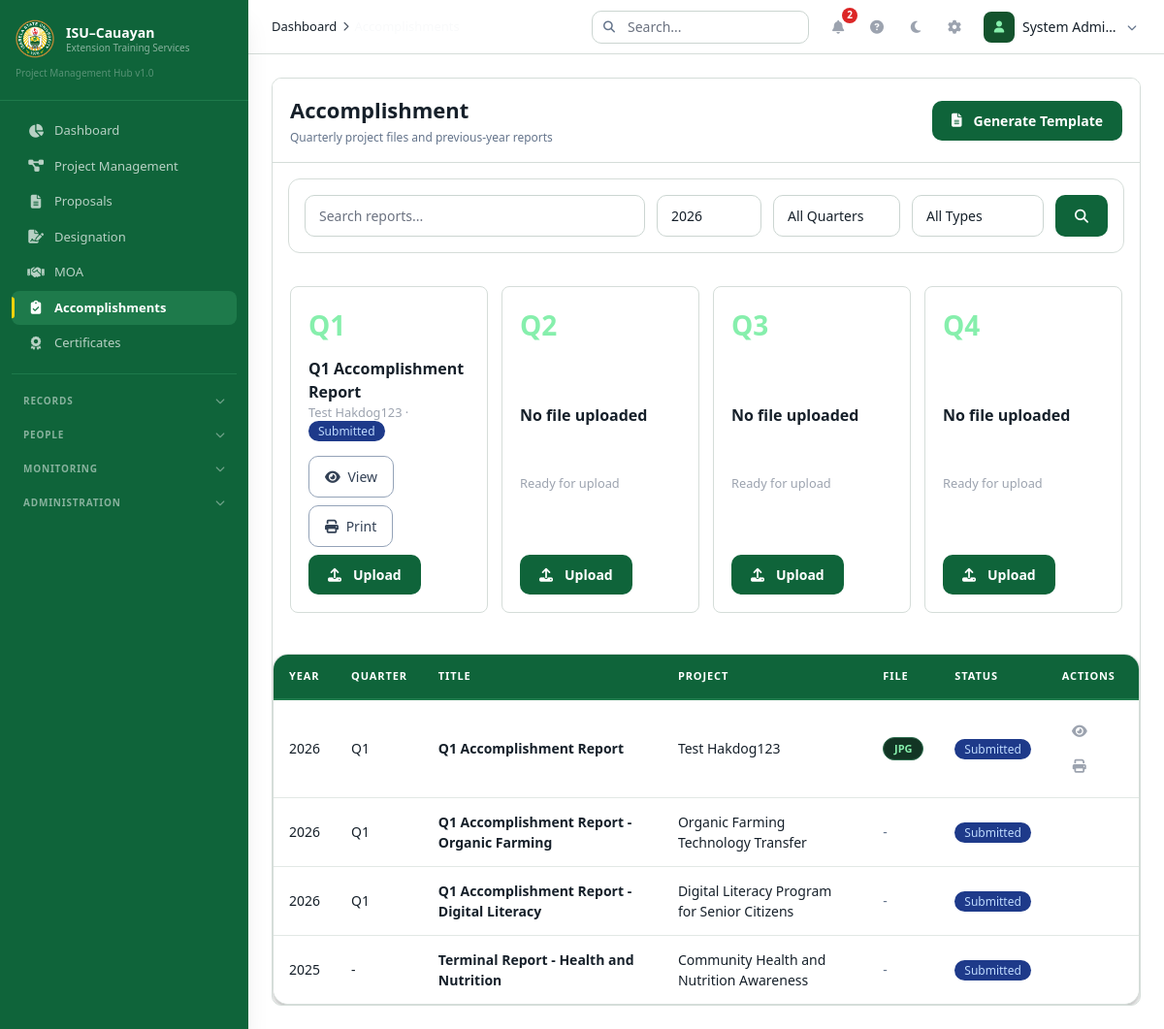
The app's page /index.php?module=reports (signed in) with its own data.
### tables this page shows
CREATE TABLE `accomplishment_reports` (
  `id` int(11) NOT NULL,
  `report_number` varchar(30) NOT NULL,
  `report_type` enum('quarterly','semi_annual','annual','terminal') NOT NULL,
  `period_quarter` enum('Q1','Q2','Q3','Q4') DEFAULT NULL,
  `period_year` year(4) DEFAULT NULL,
  `project_id` int(11) NOT NULL,
  `title` varchar(255) NOT NULL,
  `summary` text DEFAULT NULL,
  `submitted_by` int(11) NOT NULL,
  `date_submitted` date DEFAULT NULL,
  `status` enum('draft','submitted','under_review','approved','returned') NOT NULL DEFAULT 'draft',
  `reviewed_by` int(11) DEFAULT NULL,
  `reviewed_at` datetime DEFAULT NULL,
  `remarks` text DEFAULT NULL,
  `attachment` varchar(255) DEFAULT NULL,
  `created_at` datetime NOT NULL DEFAULT current_timestamp(),
  `updated_at` datetime NOT NULL DEFAULT current_timestamp() ON UPDATE current_timestamp()
);

CREATE TABLE `projects` (
  `id` int(11) NOT NULL,
  `project_code` varchar(30) NOT NULL,
  `program_id` int(11) DEFAULT NULL,
  `title` varchar(255) NOT NULL,
  `description` text DEFAULT NULL,
  `start_date` date DEFAULT NULL,
  `end_date` date DEFAULT NULL,
  `budget` decimal(15,2) NOT NULL DEFAULT 0.00,
  `funding_source_id` int(11) DEFAULT NULL,
  `partner_agency_id` int(11) DEFAULT NULL,
  `beneficiary_group_id` int(11) DEFAULT NULL,
  `location` varchar(255) DEFAULT NULL,
  `objectives` text DEFAULT NULL,
  `expected_outputs` text DEFAULT NULL,
  `status` enum('draft','pending','approved','ongoing','completed','cancelled','archived') NOT NULL DEFAULT 'draft',
  `completion_percentage` int(3) NOT NULL DEFAULT 0,
  `created_by` int(11) NOT NULL,
  `created_at` datetime NOT NULL DEFAULT current_timestamp(),
  `updated_at` datetime NOT NULL DEFAULT current_timestamp() ON UPDATE current_timestamp(),
  `deleted_at` datetime DEFAULT NULL
);

### controllers/Controllers.php (called while the page is built, shortened)
<?php
require_once __DIR__ . '/../config/helpers.php';
require_once __DIR__ . '/../includes/Permissions.php';
require_once __DIR__ . '/../includes/AssignmentVisibility.php';
class ReportController {
    public function index() {
        $page = max(1, intval($_GET['page'] ?? 1));
        $limit = ITEMS_PER_PAGE;
        $offset = ($page - 1) * $limit;
        $result = AssignmentVisibility::getVisibleReports($_GET['search'] ?? '', $_GET['type'] ?? '', $_GET['year'] ?? '', $_GET['quarter'] ?? '', $limit, $offset);
        $reports = $result['data'];
        require_once __DIR__ . '/../layouts/header.php';
        require_once __DIR__ . '/../views/reports/index.php';
        require_once __DIR__ . '/../layouts/footer.php';
    }
}

### includes/AssignmentVisibility.php (called while the page is built, shortened)
<?php
class AssignmentVisibility {
    private static function isFaculty() { return ($_SESSION['role'] ?? '') === 'faculty'; }
    public static function getVisibleReports($search = '', $type = '', $year = '', $quarter = '', $limit = 50, $offset = 0) {
        $facultyId = self::isFaculty() ? self::getFacultyId() : null;
        $where = " WHERE 1=1";
        $params = [];
        $countSql = "SELECT COUNT(*) as count FROM accomplishment_reports ar{$where}";
        $stmt = db()->prepare($countSql);
        $stmt->execute($params);
        $total = (int)$stmt->fetch()['count'];
        $sql = "SELECT ar.*, p.title as project_title, CONCAT(fp.first_name, ' ', fp.last_name) as submitter_name FROM accomplishment_reports ar JOIN projects p ON ar.project_id = p.id LEFT JOIN faculty_profiles fp ON ar.submitted_by = fp.user_id{$where} ORDER BY ar.period_year DESC, FIELD(ar.period_quarter, 'Q4','Q3','Q2','Q1'), ar.created_at DESC LIMIT ? OFFSET ?";
        $params[] = $limit; $params[] = $offset;
        $stmt = db()->prepare($sql);
        $stmt->execute($params);
        return ['data' => $stmt->fetchAll(), 'total' => $total];
    }
}

### config/Database.php (called while the page is built, shortened)
<?php
class Database {
    private static $instance = null;
    private $conn;
    private function __construct() {
        try {
            $dsn = "mysql:host=" . DB_HOST . ";dbname=" . DB_NAME . ";charset=" . DB_CHARSET;
            $this->conn = new PDO($dsn, DB_USER, DB_PASS, [
                PDO::ATTR_ERRMODE => PDO::ERRMODE_EXCEPTION,
                PDO::ATTR_DEFAULT_FETCH_MODE => PDO::FETCH_ASSOC,
                PDO::ATTR_EMULATE_PREPARES => false,
            ]);
        } catch (PDOException $e) {
            die("Database connection failed: " . $e->getMessage());
        }
    }
    public static function getInstance() {
        if (self::$instance === null) self::$instance = new self();
        return self::$instance;
    }
    public function getConnection() { return $this->conn; }
}

### includes/Permissions.php (called while the page is built, shortened)
<?php
class Permissions {
    public static function getRole() { return $_SESSION['role'] ?? ''; }
    public static function isAdmin() { return self::getRole() === 'admin'; }
}

### views/reports/index.php (the view, shortened to what this page needs)
<?php
$canUploadReport = Permissions::isAdmin();
$reportsByQuarter = [];
foreach ($reports as $report) {
    $reportsByQuarter[$report['period_quarter'] ?: 'Q1'][] = $report;
}
$selectedYear = $_GET['year'] ?? date('Y');
$reportYears = range((int)date('Y'), 2021);
?>
<div class="sketch-board">
    <div class="sketch-head">
        <div><h1>Accomplishment</h1><p>Quarterly project files and previous-year reports</p></div>
        <button onclick="openReportTemplate()" class="btn-primary"><i class="fas fa-file-lines mr-1"></i> Generate Template</button>
    </div>
    <form method="GET" class="filter-bar m-4 flex flex-col md:flex-row gap-3">
        <div class="flex-1 min-w-0"><input type="search" name="search" value="<?= e($_GET['search'] ?? '') ?>" placeholder="Search reports..." class="filter-input"></div>
        <select name="year" class="filter-select" aria-label="Year">
            <?php foreach($reportYears as $year): ?><option value="<?= $year ?>" <?= (string)$selectedYear === (string)$year ? 'selected' : '' ?>><?= $year ?></option><?php endforeach; ?>
        </select>
        <select name="quarter" class="filter-select" aria-label="Quarter">
            <option value="">All Quarters</option>
        </select>
        <select name="type" class="filter-select" aria-label="Report type">
            <option value="">All Types</option>
        </select>
        <button type="submit" class="btn-primary"><i class="fas fa-search"></i></button>
    </form>
    <div class="quarter-grid">
        <?php foreach(['Q1','Q2','Q3','Q4'] as $quarter): $latest = $reportsByQuarter[$quarter][0] ?? null; ?>
            <section class="quarter-card">
                <h2><?= $quarter ?></h2>
                <?php if($latest): ?>
                    <p><?= e($latest['title']) ?></p>
                    <small><?= e($latest['project_title'] ?? '-') ?> · <?= getStatusBadge($latest['status']) ?></small>
                <?php else: ?>
                    <p>No file uploaded</p>
                    <small>Ready for upload</small>
                <?php endif; ?>
                <div class="quarter-actions">
                    <?php if($latest && !empty($latest['attachment'])): ?><button onclick="previewReport(<?= (int)$latest['id'] ?>, <?= htmlspecialchars(json_encode($latest['title'] ?? 'Report'), ENT_QUOTES, 'UTF-8') ?>)" class="btn-ghost"><i class="fas fa-eye mr-1"></i> View</button><button onclick="printReport(<?= (int)$latest['id'] ?>)" class="btn-ghost"><i class="fas fa-print mr-1"></i> Print</button><?php endif; ?>
                    <?php if($canUploadReport): ?><button onclick="openReportUpload('<?= $quarter ?>')" class="btn-primary"><i class="fas fa-upload mr-1"></i> Upload</button><?php endif; ?>
                </div>
            </section>
        <?php endforeach; ?>
    </div>
    <div class="data-table-container mt-6">
        <div class="overflow-x-auto"><table class="data-table"><thead><tr><th>Year</th><th>Quarter</th><th>Title</th><th>Project</th><th>File</th><th>Status</th><th>Actions</th></tr></thead><tbody>
        <?php foreach($reports as $r): ?><tr>
            <td><?= e($r['period_year'] ?: '-') ?></td>
            <td><?= e($r['period_quarter'] ?: '-') ?></td>
            <td><span class="table-title"><?= e($r['title']) ?></span></td>
            <td><?= e($r['project_title'] ?? '-') ?></td>
            <td><?php if(!empty($r['attachment'])): ?><span class="file-extension-pill"><?= e(strtoupper(pathinfo($r['attachment'], PATHINFO_EXTENSION))) ?></span><?php else: ?><span class="text-[#6B7280]">-</span><?php endif; ?></td>
            <td><?= getStatusBadge($r['status']) ?></td>
            <td>
                <?php if(!empty($r['attachment'])): ?><button onclick="previewReport(<?= (int)$r['id'] ?>, <?= htmlspecialchars(json_encode($r['title'] ?? 'Report'), ENT_QUOTES, 'UTF-8') ?>)" class="action-btn" title="View" aria-label="View"><i class="fas fa-eye"></i></button><button onclick="printReport(<?= (int)$r['id'] ?>)" class="action-btn" title="Print" aria-label="Print"><i class="fas fa-print"></i></button><?php endif; ?>
            </td>
        </tr><?php endforeach; ?>
        </tbody></table></div>
    </div>
</div>

### config/helpers.php (shortened to what this page needs)
<?php
require_once __DIR__ . '/Database.php';
function db() { return Database::getInstance()->getConnection(); }
function e($str) { return htmlspecialchars($str ?? '', ENT_QUOTES, 'UTF-8'); }
function getStatusBadge($status) {
    $classes = [
        'draft' => 'bg-[#374151] text-[#E5E7EB]',
        'pending' => 'bg-[#78350F] text-[#FCD34D]',
        'submitted' => 'bg-[#1E3A8A] text-[#BFDBFE]',
        'under_review' => 'bg-[#1E3A8A] text-[#BFDBFE]',
        'active' => 'bg-[#14532D] text-[#86EFAC]',
        'ongoing' => 'bg-[#14532D] text-[#86EFAC]',
        'approved' => 'bg-[#14532D] text-[#86EFAC]',
        'completed' => 'bg-[#14532D] text-[#86EFAC]',
        'archived' => 'bg-[#374151] text-[#9CA3AF]',
        'returned' => 'bg-[#78350F] text-[#FCD34D]',
        'rejected' => 'bg-[#7F1D1D] text-[#FCA5A5]',
        'cancelled' => 'bg-[#7F1D1D] text-[#FCA5A5]',
        'expired' => 'bg-[#7F1D1D] text-[#FCA5A5]',
        'terminated' => 'bg-[#7F1D1D] text-[#FCA5A5]',
        'planned' => 'bg-[#374151] text-[#E5E7EB]',
        'in_progress' => 'bg-[#1E3A8A] text-[#BFDBFE]',
        'generated' => 'bg-[#1E3A8A] text-[#BFDBFE]',
        'printed' => 'bg-[#78350F] text-[#FCD34D]',
        'claimed' => 'bg-[#14532D] text-[#86EFAC]',
    ];
    $labels = ['under_review' => 'Under Review', 'in_progress' => 'In Progress'];
    $class = $classes[$status] ?? 'bg-[#374151] text-[#E5E7EB]';
    $label = $labels[$status] ?? ucfirst(str_replace('_', ' ', $status));
    return '<span class="px-2.5 py-0.5 rounded-full text-xs font-medium ' . $class . '">' . $label . '</span>';
}

### views/reports/index.php (style rules this page uses)
.quarter-grid { display:grid;grid-template-columns:repeat(4,minmax(0,1fr));gap:14px;padding:18px }
.quarter-card { background:#111827;border:1px solid #374151;border-radius:8px;padding:18px;min-height:150px;display:flex;flex-direction:column;justify-content:space-between }
.quarter-card h2 { font-size:28px;font-weight:800;color:#86EFAC }
.quarter-card p { color:#F9FAFB;font-weight:700;margin-top:12px }
.quarter-card small { color:#9CA3AF }
.quarter-actions { display:flex;gap:8px;margin-top:16px;flex-wrap:wrap }

### records on screen
accomplishment_reports: quarter "Q1", title "Q1 Accomplishment Report", project.title "Test Hakdog123", status "Submitted", period_year "2026", period_quarter "Q1", attachment "JPG"
accomplishment_reports: period_year "2026", period_quarter "Q1", title "Q1 Accomplishment Report - Organic Farming", project.title "Organic Farming Technology Transfer", status "Submitted"
accomplishment_reports: period_year "2026", period_quarter "Q1", title "Q1 Accomplishment Report - Digital Literacy", project.title "Digital Literacy Program for Senior Citizens", status "Submitted"
accomplishment_reports: period_year "2025", period_quarter "-", title "Terminal Report - Health and Nutrition", project.title "Community Health and Nutrition Awareness", status "Submitted"

### other values on screen
$item['label'] "Dashboard"
$item['label'] "Project Management"
$item['label'] "Proposals"
$item['label'] "Designation"
$item['label'] "MOA"
$item['label'] "Accomplishments"
$item['label'] "Certificates"
$group['label'] "RECORDS"
$group['label'] "PEOPLE"
$group['label'] "MONITORING"
$group['label'] "ADMINISTRATION"
$crumb['label'] "Dashboard"
$notifCount "2"
$user['name'] ?: $user['username'] "System Admi…"
$quarter "Q2"
